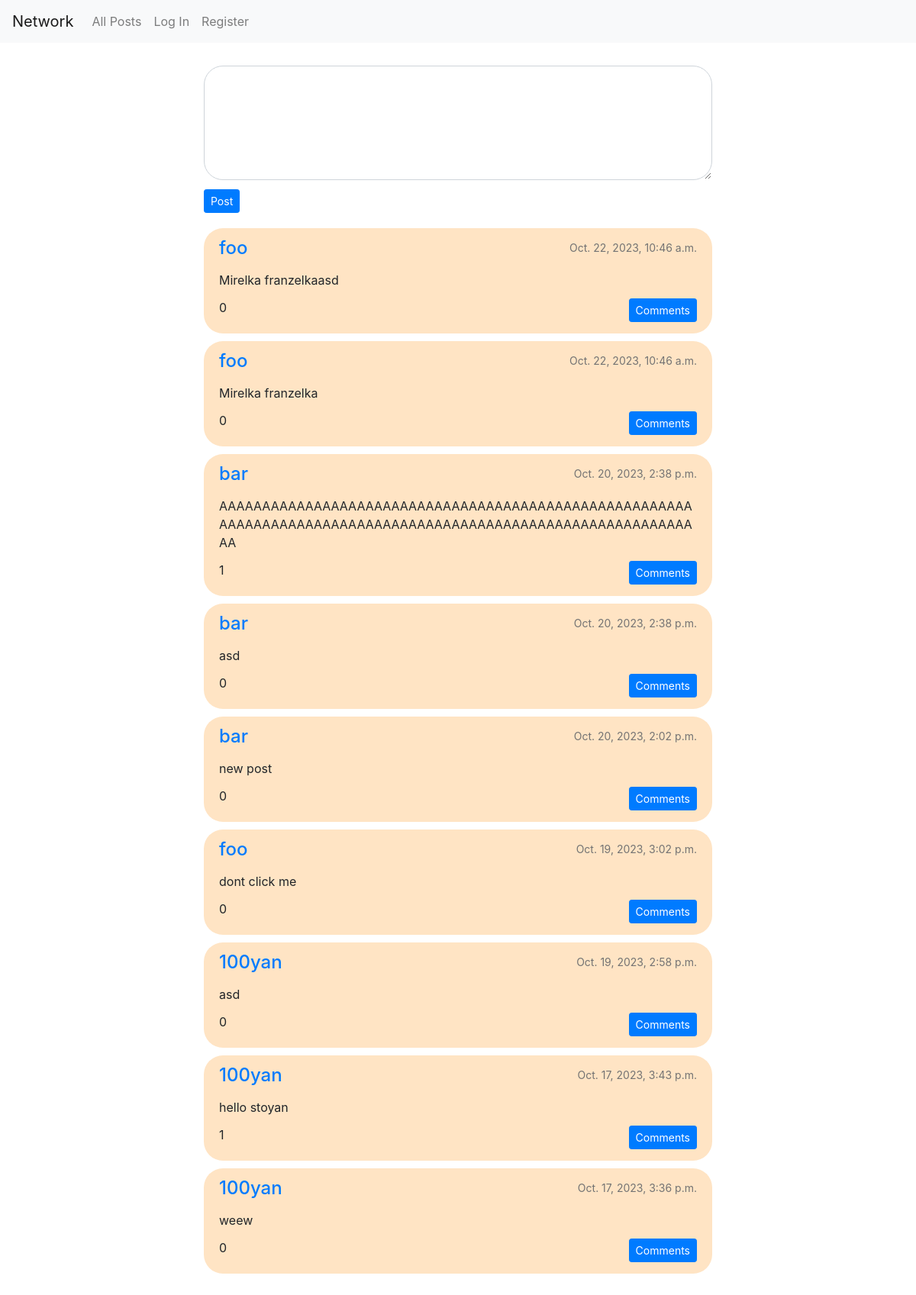
The page / on the database its author committed.
### network/models.py (models this page shows, shortened)
class Post(models.Model):
    author = models.ForeignKey(User, on_delete=models.CASCADE)
    post = models.CharField(max_length=400)
    timestamp = models.DateTimeField(auto_now_add=True, blank=True)
    likes = models.ManyToManyField(User, related_name="liked_posts", default=0)
    def likes_count(self) -> int:
        return self.likes.all().count()

class User(AbstractUser):
    following = models.ManyToManyField('self', related_name='followers', blank=True)
    birthday = models.DateField(blank=True, null=True)
    nationality = CountryField(null=True)
    profile_pic = models.ImageField(upload_to="profile_pics", null=True)
    description = models.TextField(max_length=600, null=True)

### network/views.py (the view)
# urls.py: path("", views.index, name="index"),
def index(request):
    if request.method == "POST":
        form = PostForm(request.POST)
        if form.is_valid():
            new_post = form.cleaned_data['post']
            user = User.objects.get(id=request.user.id)
            Post.objects.create(author=user, post=new_post)
    context = {
        'create_post': PostForm,
        'posts': Post.objects.all().order_by('-timestamp'),
        'add_comment': CommentForm,
        'all_comments': Comment.objects.all().order_by("-timestamp")
    }
    return render(request, "network/index.html", context)

### network/templates/network/index.html (shortened to what this page needs)
{% extends "network/layout.html" %}
{% block body %}
    <div class="container">
        <div class="home">
            <div class="form">
                <form method="POST">
                    {{ create_post }}
                    <input type="submit" class='btn btn-sm btn-primary' name="new_post" value="Post">
                </form>
            </div>
            {% include "network/content.html" %}
        </div>
    </div>
{% endblock %}

### network/templates/network/content.html (shortened to what this page needs)
{% if posts %}
    {% for post in posts %}
    <div class="single-post">
        <div class="post-contents">
            <div class="post-heading">
                <a id='author' href="{% url 'user' id=post.author.id %}">{{ post.author }}</a>
                <p>{{ post.timestamp }}</p>
            </div>
            <div id="post-text">{{post.post}}</div>
            <div class="interactions">
                <div id="likes">
                    <span id="num-likes">{{ post.likes_count }}</span>
                </div>
                <div id="comments">
                    <button id="comment" class="btn btn-sm btn-primary">Comments</button>
                </div>
            </div>
        </div>
    </div>
    {% endfor %}
{% endif %}

### network/static/network/styles.css (style rules this page uses)
.container { margin: 30px auto; }
.form { margin-bottom: 20px; }
.form form .form-control { border-radius: 25px; height: 150px; margin-bottom: 15px; }
.home { margin: auto; max-width: 60%; }
.single-post { background-color: bisque; border-radius: 25px; padding: 8px 20px 15px; margin-bottom: 10px; }
.post-contents .post-heading { display: flex; justify-content: space-between; margin-bottom: 12px; }
#post-text { margin-bottom: 12px; text-wrap: wrap; word-wrap: break-word; }
#author { font-size: 24px; font-weight: 500; }
.post-heading p { font-size: 14px; color: rgb(115, 115, 115); line-height:36px; padding: 0; margin: 0; vertical-align: middle; }
.interactions { display: flex; justify-content: space-between; }

### rows shown on the page
Post: author "foo", timestamp "Oct. 22, 2023, 10:46 a.m.", post "Mirelka franzelkaasd", likes_count "0"
Post: author "foo", timestamp "Oct. 22, 2023, 10:46 a.m.", post "Mirelka franzelka", likes_count "0"
Post: author "bar", timestamp "Oct. 20, 2023, 2:38 p.m.", post "AAAAAAAAAAAAAAAAAAAAAAAAAAAAAAAAAAAAAAAAAAAAAAAAAAAAAAAAAAAAAAAAAAAAAAAAAAAAAAAAAAAAAAAAAAAAAAAAAAAAAAAAAAAAAAAA", likes_count "1"
Post: author "bar", timestamp "Oct. 20, 2023, 2:38 p.m.", post "asd", likes_count "0"
Post: author "bar", timestamp "Oct. 20, 2023, 2:02 p.m.", post "new post", likes_count "0"
Post: author "foo", timestamp "Oct. 19, 2023, 3:02 p.m.", post "dont click me", likes_count "0"
Post: author "100yan", timestamp "Oct. 19, 2023, 2:58 p.m.", post "asd", likes_count "0"
Post: author "100yan", timestamp "Oct. 17, 2023, 3:43 p.m.", post "hello stoyan", likes_count "1"
Post: author "100yan", timestamp "Oct. 17, 2023, 3:36 p.m.", post "weew", likes_count "0"
